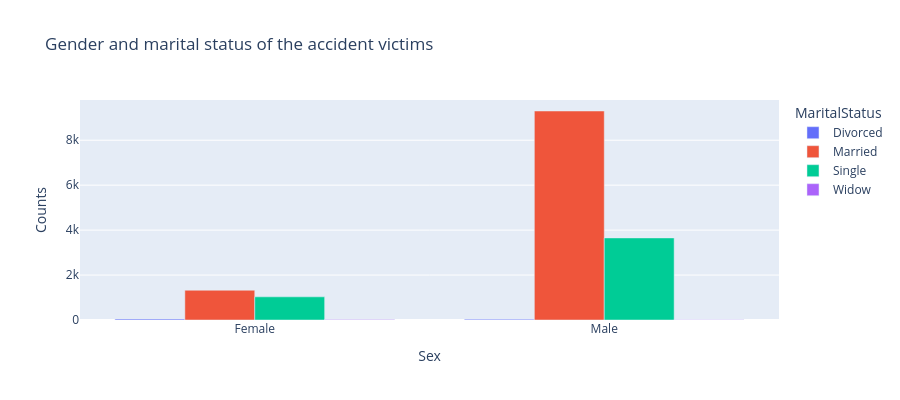

The cell this chart's notebook holds for it:
### Markdown cell above
## Analysis

### Code cell
# Gender and marital status of the accident victims (consider with all years)

df_sex_maritalstatus = df.groupby(["Sex", "MaritalStatus"]).agg({"Sex":"count"})
df_sex_maritalstatus.columns = ["Counts"]
df_sex_maritalstatus.reset_index(inplace=True)
print(df_sex_maritalstatus.head(10))


fig = px.bar(df_sex_maritalstatus, x="Sex", y="Counts",
             color='MaritalStatus', barmode='group',
             height=400,
            title = "Gender and marital status of the accident victims")
fig.show()

### Figure 1 — Plotly figure (JSON) as saved in the notebook; plotly's stock layout.template omitted (floating-point values rounded to 4 significant figures)
{"data": [{"alignmentgroup": "True", "hovertemplate": "MaritalStatus=Divorced<br>Sex=%{x}<br>Counts=%{y}<extra></extra>", "legendgroup": "Divorced", "marker": {"color": "#636efa", "pattern": {"shape": ""}}, "name": "Divorced", "offsetgroup": "Divorced", "orientation": "v", "showlegend": true, "textposition": "auto", "type": "bar", "x": ["Female", "Male"], "xaxis": "x", "y": [40, 36], "yaxis": "y"}, {"alignmentgroup": "True", "hovertemplate": "MaritalStatus=Married<br>Sex=%{x}<br>Counts=%{y}<extra></extra>", "legendgroup": "Married", "marker": {"color": "#EF553B", "pattern": {"shape": ""}}, "name": "Married", "offsetgroup": "Married", "orientation": "v", "showlegend": true, "textposition": "auto", "type": "bar", "x": ["Female", "Male"], "xaxis": "x", "y": [1325, 9300], "yaxis": "y"}, {"alignmentgroup": "True", "hovertemplate": "MaritalStatus=Single<br>Sex=%{x}<br>Counts=%{y}<extra></extra>", "legendgroup": "Single", "marker": {"color": "#00cc96", "pattern": {"shape": ""}}, "name": "Single", "offsetgroup": "Single", "orientation": "v", "showlegend": true, "textposition": "auto", "type": "bar", "x": ["Female", "Male"], "xaxis": "x", "y": [1031, 3653], "yaxis": "y"}, {"alignmentgroup": "True", "hovertemplate": "MaritalStatus=Widow<br>Sex=%{x}<br>Counts=%{y}<extra></extra>", "legendgroup": "Widow", "marker": {"color": "#ab63fa", "pattern": {"shape": ""}}, "name": "Widow", "offsetgroup": "Widow", "orientation": "v", "showlegend": true, "textposition": "auto", "type": "bar", "x": ["Female", "Male"], "xaxis": "x", "y": [24, 11], "yaxis": "y"}], "layout": {"barmode": "group", "height": 400, "legend": {"title": {"text": "MaritalStatus"}, "tracegroupgap": 0}, "title": {"text": "Gender and marital status of the accident victims"}, "xaxis": {"anchor": "y", "domain": [0, 1], "title": {"text": "Sex"}}, "yaxis": {"anchor": "x", "domain": [0, 1], "title": {"text": "Counts"}}}}
